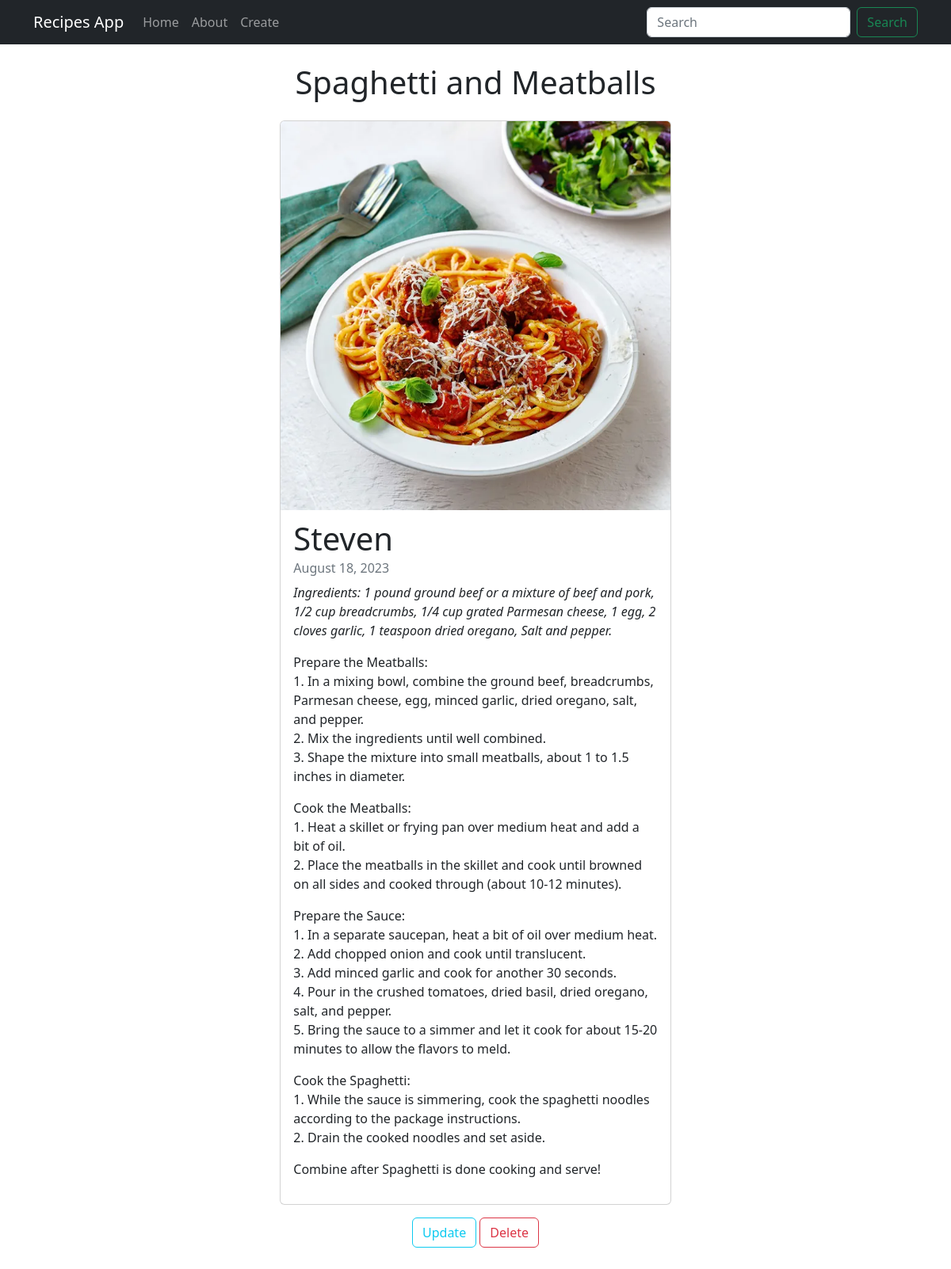
The app's page /recipe/2/ with its own data.
### recipes/models.py (models this page shows, shortened)
class Recipe(models.Model):
    title = models.CharField(max_length=100)
    ingredients = models.CharField(max_length=200, default = " ")
    steps = models.TextField()
    img = models.ImageField(upload_to='uploads/', default = "plate.png")
    author = models.ForeignKey(User, on_delete=models.CASCADE)
    created_at = models.DateTimeField(auto_now_add=True)
    updated_at = models.DateTimeField(auto_now=True)

### recipes/views.py (the view)
# urls.py: path("recipe/<int:pk>/", views.RecipeDetailView.as_view(), name = "recipes-detail"),
class RecipeDetailView(DetailView):
    model = models.Recipe
    template_name = "recipes/recipe_detail.html"

### recipes/templates/recipes/recipe_detail.html (shortened to what this page needs)
{% extends "recipes/layout.html" %}
{% block body %}
<h1 class="text-center">{{ object.title }}</h1>
<div class="container my-4">
  <div class="row justify-content-center">
    <div class="col-md-8">
      <div class="card">
        <img class="card-img-top" src="{{ object.img.url }}" alt="Card image cap">
        <div class="card-body">
          <h1 class="card-subtitle mb-2">{{ object.author }}</h1>
          <h6 class="card-subtitle mb-2 text-muted">{{ object.updated_at | date:"F d, Y" }}</h6>
          <p class="card-text mb-2" style="font-style: italic;"> Ingredients: {{ object.ingredients }}</p>
          <p class="card-text font-weight-bold" style="font-weight: bold;">
            {{ object.steps | linebreaks }}
          </p>
        </div>
      </div>
    </div>
  </div>
  <div class="row justify-content-center mt-3">
    <div class="col-4 text-center">
      <a class="btn btn-outline-info" href="{% url 'recipes-update' object.id %}">Update</a>
      <a class="btn btn-outline-danger" href="{% url 'recipes-delete' object.id %}">Delete</a>
    </div>
  </div>
</div>
{% endblock %}

### records on screen
Recipe: title "Spaghetti and Meatballs", img (picture), author "Steven", updated_at "August 18, 2023", ingredients "1 pound ground beef or a mixture of beef and pork, 1/2 cup breadcrumbs, 1/4 cup grated Parmesan cheese, 1 egg, 2 cloves garlic, 1 teaspoon dried oregano, Salt and pepper.", steps "Prepare the Meatballs: 1. In a mixing bowl, combine the ground beef, breadcrumbs, Parmesan cheese, egg, minced garlic, dried oregano, salt, and pepper. 2. Mix the ingredients until well combined. 3. Shape the mixture into small meatballs, about 1 to 1.5 inches in diameter. Cook the Meatballs: 1. Heat a skillet or frying pan over medium heat and add a bit of oil. 2. Place the meatballs in the skillet and cook until browned on all sides and cooked through (about 10-12 minutes). Prepare the Sauce: 1. In a separate saucepan, heat a bit of oil over medium heat. 2. Add chopped onion and cook until translucent. 3. Add minced garlic and cook for another 30 seconds. 4. Pour in the crushed tomatoes,…"
